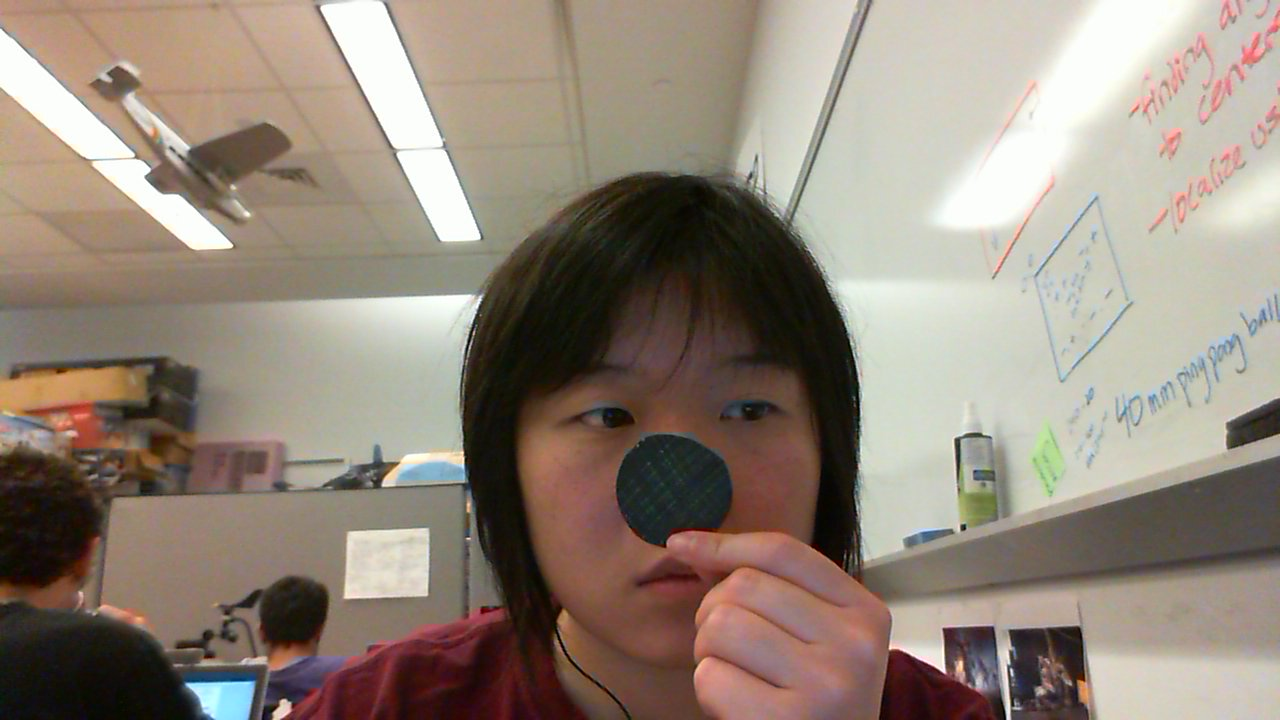
#> input picture result.jpg, 1280 x 720 px
$ python test.py
#> lines starting #> are read from the running program, lines starting #| are printed output that depends on the picture; after the words box and inside, x2 and y2 are one past the last pixel; in counts of white or black regions, pixels touching at a corner belong together
#!/usr/bin/python

'''
This example illustrates how to use cv2.HoughCircles() function.
Usage: ./houghcircles.py [<image_name>]
image argument defaults to ../cpp/board.jpg
'''

import cv2
import numpy as np
import sys


#print __doc__

try:
    fn = sys.argv[1]
except:
    fn = "result.jpg"

src = cv2.imread(fn, 1)
#> src is the input picture: shape (720, 1280, 3); mean B, G, R 122, 134.5, 147.3
img = cv2.cvtColor(src, cv2.COLOR_BGR2GRAY)
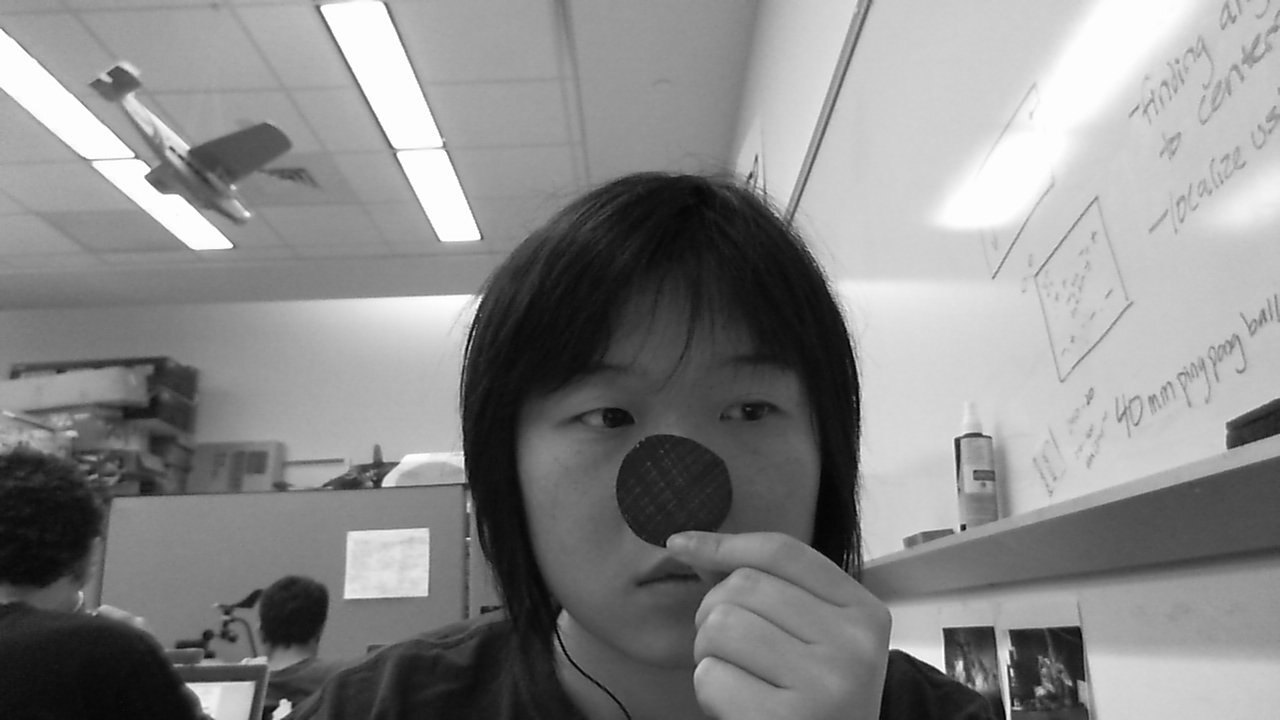
#> img: shape (720, 1280); min 0, max 255, mean 136.9
img = cv2.medianBlur(img, 5)
cimg = src.copy() # numpy function

circles = cv2.HoughCircles(img, cv2.HOUGH_GRADIENT, 1, 10, np.array([]), 100, 30, 1, 30)
#> circles = [[235.5, 631.5, 15.5]]
a, b, c = circles.shape
#> a = 1; b = 1; c = 3
for i in range(b):
    cv2.circle(cimg, (circles[0][i][0], circles[0][i][1]), circles[0][i][2], (0, 0, 255), 3, cv2.LINE_AA)
    cv2.circle(cimg, (circles[0][i][0], circles[0][i][1]), 2, (0, 255, 0), 3, cv2.LINE_AA) # draw center of circle
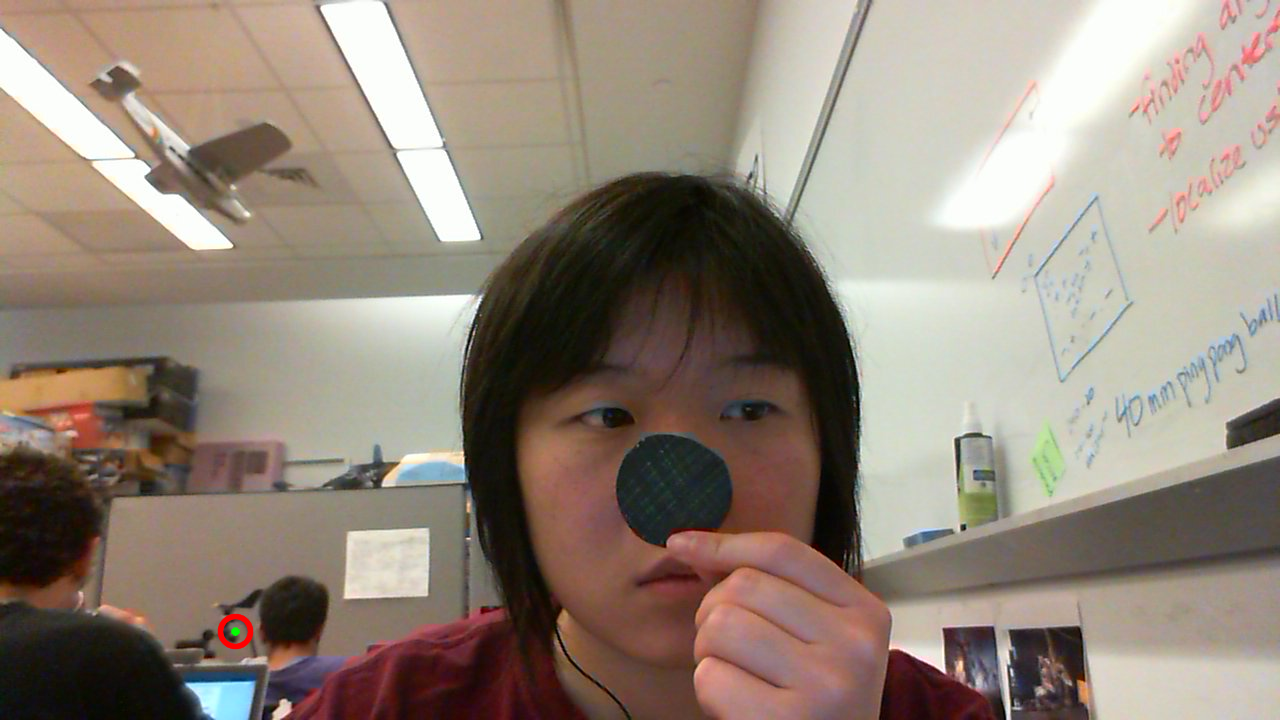
#> cimg: shape (720, 1280, 3); 0.08% of pixels changed, all inside (x1, y1, x2, y2) = (217, 613, 254, 650)

cv2.imshow("source", src)
cv2.imshow("detected circles", cimg)
cv2.waitKey(0)
